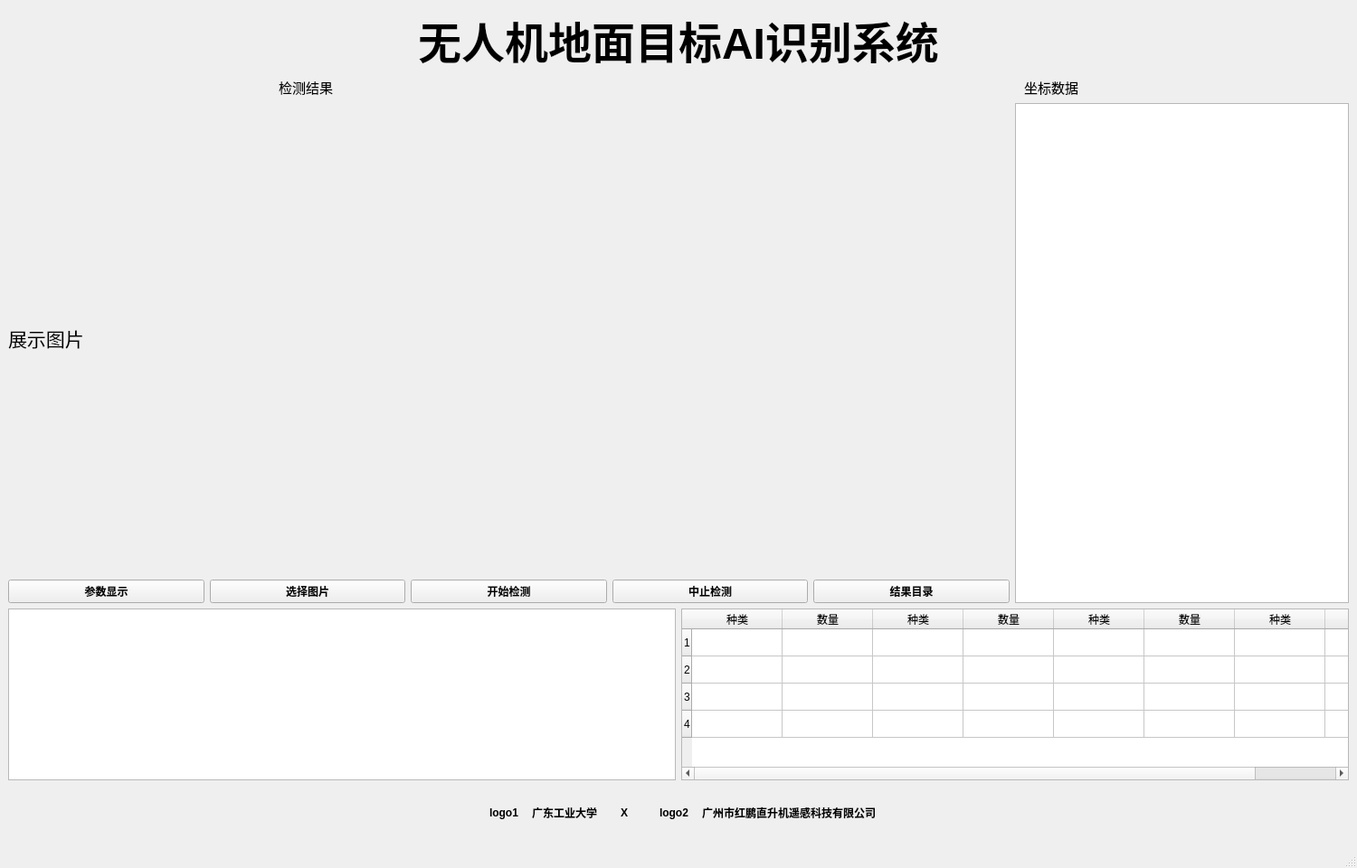
<?xml version="1.0" encoding="UTF-8"?>
<ui version="4.0">
 <class>MainWindow</class>
 <widget class="QMainWindow" name="MainWindow">
  <property name="geometry">
   <rect>
    <x>0</x>
    <y>0</y>
    <width>1500</width>
    <height>960</height>
   </rect>
  </property>
  <property name="sizePolicy">
   <sizepolicy hsizetype="Preferred" vsizetype="Preferred">
    <horstretch>0</horstretch>
    <verstretch>0</verstretch>
   </sizepolicy>
  </property>
  <property name="windowTitle">
   <string>MainWindow</string>
  </property>
  <widget class="QWidget" name="centralwidget">
   <layout class="QGridLayout" name="gridLayout_3">
    <item row="0" column="0">
     <layout class="QGridLayout" name="gridLayout_2">
      <item row="2" column="0">
       <layout class="QHBoxLayout" name="horizontalLayout_5" stretch="3,1">
        <item>
         <layout class="QVBoxLayout" name="verticalLayout" stretch="3,1">
          <item>
           <widget class="QLabel" name="show_image">
            <property name="sizePolicy">
             <sizepolicy hsizetype="Expanding" vsizetype="Expanding">
              <horstretch>0</horstretch>
              <verstretch>0</verstretch>
             </sizepolicy>
            </property>
            <property name="text">
             <string>&lt;html&gt;&lt;head/&gt;&lt;body&gt;&lt;p&gt;&lt;span style=&quot; font-size:16pt;&quot;&gt;展示图片&lt;/span&gt;&lt;/p&gt;&lt;/body&gt;&lt;/html&gt;</string>
            </property>
           </widget>
          </item>
          <item>
           <layout class="QHBoxLayout" name="horizontalLayout" stretch="0,0,0,0,0">
            <item>
             <widget class="QPushButton" name="setting">
              <property name="font">
               <font>
                <weight>75</weight>
                <bold>true</bold>
               </font>
              </property>
              <property name="text">
               <string>参数显示</string>
              </property>
             </widget>
            </item>
            <item>
             <widget class="QPushButton" name="select_image">
              <property name="font">
               <font>
                <weight>75</weight>
                <bold>true</bold>
               </font>
              </property>
              <property name="text">
               <string>选择图片</string>
              </property>
             </widget>
            </item>
            <item>
             <widget class="QPushButton" name="start">
              <property name="font">
               <font>
                <weight>75</weight>
                <bold>true</bold>
               </font>
              </property>
              <property name="text">
               <string>开始检测</string>
              </property>
             </widget>
            </item>
            <item>
             <widget class="QPushButton" name="stop">
              <property name="font">
               <font>
                <weight>75</weight>
                <bold>true</bold>
               </font>
              </property>
              <property name="text">
               <string>中止检测</string>
              </property>
             </widget>
            </item>
            <item>
             <widget class="QPushButton" name="result_dir">
              <property name="font">
               <font>
                <weight>75</weight>
                <bold>true</bold>
               </font>
              </property>
              <property name="text">
               <string>结果目录</string>
              </property>
             </widget>
            </item>
           </layout>
          </item>
         </layout>
        </item>
        <item>
         <widget class="QTextBrowser" name="textBrowser"/>
        </item>
       </layout>
      </item>
      <item row="1" column="0">
       <layout class="QHBoxLayout" name="horizontalLayout_2">
        <item>
         <spacer name="horizontalSpacer_5">
          <property name="orientation">
           <enum>Qt::Horizontal</enum>
          </property>
          <property name="sizeType">
           <enum>QSizePolicy::Fixed</enum>
          </property>
          <property name="sizeHint" stdset="0">
           <size>
            <width>40</width>
            <height>20</height>
           </size>
          </property>
         </spacer>
        </item>
        <item>
         <widget class="QLabel" name="coordinate_data_2">
          <property name="sizePolicy">
           <sizepolicy hsizetype="Preferred" vsizetype="Preferred">
            <horstretch>0</horstretch>
            <verstretch>0</verstretch>
           </sizepolicy>
          </property>
          <property name="font">
           <font>
            <pointsize>11</pointsize>
            <weight>75</weight>
            <bold>true</bold>
           </font>
          </property>
          <property name="text">
           <string>&lt;html&gt;&lt;head/&gt;&lt;body&gt;&lt;p&gt;&lt;span style=&quot; font-weight:400;&quot;&gt;检测结果&lt;/span&gt;&lt;/p&gt;&lt;/body&gt;&lt;/html&gt;</string>
          </property>
          <property name="alignment">
           <set>Qt::AlignCenter</set>
          </property>
         </widget>
        </item>
        <item>
         <spacer name="horizontalSpacer_3">
          <property name="orientation">
           <enum>Qt::Horizontal</enum>
          </property>
          <property name="sizeType">
           <enum>QSizePolicy::Fixed</enum>
          </property>
          <property name="sizeHint" stdset="0">
           <size>
            <width>240</width>
            <height>20</height>
           </size>
          </property>
         </spacer>
        </item>
        <item>
         <widget class="QLabel" name="coordinate_data">
          <property name="sizePolicy">
           <sizepolicy hsizetype="Preferred" vsizetype="Preferred">
            <horstretch>0</horstretch>
            <verstretch>0</verstretch>
           </sizepolicy>
          </property>
          <property name="font">
           <font>
            <pointsize>11</pointsize>
            <weight>75</weight>
            <bold>true</bold>
           </font>
          </property>
          <property name="text">
           <string>&lt;html&gt;&lt;head/&gt;&lt;body&gt;&lt;p&gt;&lt;span style=&quot; font-weight:400;&quot;&gt;坐标数据&lt;/span&gt;&lt;/p&gt;&lt;/body&gt;&lt;/html&gt;</string>
          </property>
          <property name="alignment">
           <set>Qt::AlignCenter</set>
          </property>
         </widget>
        </item>
        <item>
         <spacer name="horizontalSpacer_4">
          <property name="orientation">
           <enum>Qt::Horizontal</enum>
          </property>
          <property name="sizeType">
           <enum>QSizePolicy::Fixed</enum>
          </property>
          <property name="sizeHint" stdset="0">
           <size>
            <width>40</width>
            <height>20</height>
           </size>
          </property>
         </spacer>
        </item>
       </layout>
      </item>
      <item row="5" column="0">
       <layout class="QGridLayout" name="gridLayout">
        <item row="0" column="0">
         <spacer name="horizontalSpacer">
          <property name="orientation">
           <enum>Qt::Horizontal</enum>
          </property>
          <property name="sizeHint" stdset="0">
           <size>
            <width>40</width>
            <height>15</height>
           </size>
          </property>
         </spacer>
        </item>
        <item row="0" column="1">
         <widget class="QLabel" name="logo_1">
          <property name="sizePolicy">
           <sizepolicy hsizetype="Fixed" vsizetype="Fixed">
            <horstretch>0</horstretch>
            <verstretch>0</verstretch>
           </sizepolicy>
          </property>
          <property name="minimumSize">
           <size>
            <width>50</width>
            <height>25</height>
           </size>
          </property>
          <property name="maximumSize">
           <size>
            <width>50</width>
            <height>25</height>
           </size>
          </property>
          <property name="font">
           <font>
            <weight>75</weight>
            <bold>true</bold>
           </font>
          </property>
          <property name="text">
           <string>logo1</string>
          </property>
          <property name="scaledContents">
           <bool>true</bool>
          </property>
          <property name="alignment">
           <set>Qt::AlignCenter</set>
          </property>
         </widget>
        </item>
        <item row="0" column="2">
         <widget class="QLabel" name="label_2">
          <property name="sizePolicy">
           <sizepolicy hsizetype="Maximum" vsizetype="Fixed">
            <horstretch>0</horstretch>
            <verstretch>0</verstretch>
           </sizepolicy>
          </property>
          <property name="minimumSize">
           <size>
            <width>0</width>
            <height>60</height>
           </size>
          </property>
          <property name="font">
           <font>
            <weight>75</weight>
            <bold>true</bold>
           </font>
          </property>
          <property name="text">
           <string>广东工业大学</string>
          </property>
          <property name="alignment">
           <set>Qt::AlignCenter</set>
          </property>
         </widget>
        </item>
        <item row="0" column="3">
         <widget class="QLabel" name="label_4">
          <property name="sizePolicy">
           <sizepolicy hsizetype="Maximum" vsizetype="Fixed">
            <horstretch>0</horstretch>
            <verstretch>0</verstretch>
           </sizepolicy>
          </property>
          <property name="minimumSize">
           <size>
            <width>0</width>
            <height>60</height>
           </size>
          </property>
          <property name="font">
           <font>
            <weight>75</weight>
            <bold>true</bold>
           </font>
          </property>
          <property name="text">
           <string>      X      </string>
          </property>
          <property name="alignment">
           <set>Qt::AlignCenter</set>
          </property>
         </widget>
        </item>
        <item row="0" column="4">
         <widget class="QLabel" name="logo_2">
          <property name="sizePolicy">
           <sizepolicy hsizetype="Fixed" vsizetype="Fixed">
            <horstretch>0</horstretch>
            <verstretch>0</verstretch>
           </sizepolicy>
          </property>
          <property name="minimumSize">
           <size>
            <width>50</width>
            <height>25</height>
           </size>
          </property>
          <property name="maximumSize">
           <size>
            <width>50</width>
            <height>25</height>
           </size>
          </property>
          <property name="font">
           <font>
            <weight>75</weight>
            <bold>true</bold>
           </font>
          </property>
          <property name="text">
           <string>logo2</string>
          </property>
          <property name="scaledContents">
           <bool>true</bool>
          </property>
          <property name="alignment">
           <set>Qt::AlignCenter</set>
          </property>
         </widget>
        </item>
        <item row="0" column="5">
         <widget class="QLabel" name="label_3">
          <property name="sizePolicy">
           <sizepolicy hsizetype="Maximum" vsizetype="Fixed">
            <horstretch>0</horstretch>
            <verstretch>0</verstretch>
           </sizepolicy>
          </property>
          <property name="minimumSize">
           <size>
            <width>0</width>
            <height>60</height>
           </size>
          </property>
          <property name="font">
           <font>
            <weight>75</weight>
            <bold>true</bold>
           </font>
          </property>
          <property name="text">
           <string>广州市红鹏直升机遥感科技有限公司</string>
          </property>
          <property name="alignment">
           <set>Qt::AlignCenter</set>
          </property>
         </widget>
        </item>
        <item row="0" column="6">
         <spacer name="horizontalSpacer_2">
          <property name="orientation">
           <enum>Qt::Horizontal</enum>
          </property>
          <property name="sizeType">
           <enum>QSizePolicy::Expanding</enum>
          </property>
          <property name="sizeHint" stdset="0">
           <size>
            <width>40</width>
            <height>15</height>
           </size>
          </property>
         </spacer>
        </item>
       </layout>
      </item>
      <item row="4" column="0">
       <layout class="QHBoxLayout" name="horizontalLayout_3" stretch="5,5">
        <item>
         <widget class="QTextBrowser" name="setting_show">
          <property name="enabled">
           <bool>true</bool>
          </property>
          <property name="sizePolicy">
           <sizepolicy hsizetype="Minimum" vsizetype="Minimum">
            <horstretch>0</horstretch>
            <verstretch>0</verstretch>
           </sizepolicy>
          </property>
          <property name="minimumSize">
           <size>
            <width>500</width>
            <height>100</height>
           </size>
          </property>
         </widget>
        </item>
        <item>
         <widget class="QTableWidget" name="tableWidget">
          <property name="sizePolicy">
           <sizepolicy hsizetype="Expanding" vsizetype="Minimum">
            <horstretch>0</horstretch>
            <verstretch>0</verstretch>
           </sizepolicy>
          </property>
          <property name="minimumSize">
           <size>
            <width>0</width>
            <height>0</height>
           </size>
          </property>
          <property name="maximumSize">
           <size>
            <width>16777215</width>
            <height>190</height>
           </size>
          </property>
          <row>
           <property name="text">
            <string>1</string>
           </property>
          </row>
          <row>
           <property name="text">
            <string>2</string>
           </property>
          </row>
          <row>
           <property name="text">
            <string>3</string>
           </property>
          </row>
          <row>
           <property name="text">
            <string>4</string>
           </property>
          </row>
          <column>
           <property name="text">
            <string>种类</string>
           </property>
          </column>
          <column>
           <property name="text">
            <string>数量</string>
           </property>
          </column>
          <column>
           <property name="text">
            <string>种类</string>
           </property>
          </column>
          <column>
           <property name="text">
            <string>数量</string>
           </property>
          </column>
          <column>
           <property name="text">
            <string>种类</string>
           </property>
          </column>
          <column>
           <property name="text">
            <string>数量</string>
           </property>
          </column>
          <column>
           <property name="text">
            <string>种类</string>
           </property>
          </column>
          <column>
           <property name="text">
            <string>数量</string>
           </property>
          </column>
         </widget>
        </item>
       </layout>
      </item>
      <item row="0" column="0">
       <widget class="QLabel" name="label">
        <property name="text">
         <string>&lt;html&gt;&lt;head/&gt;&lt;body&gt;&lt;p align=&quot;center&quot;&gt;&lt;span style=&quot; font-size:36pt; font-weight:600;&quot;&gt;无人机地面目标AI识别系统&lt;/span&gt;&lt;/p&gt;&lt;/body&gt;&lt;/html&gt;</string>
        </property>
       </widget>
      </item>
     </layout>
    </item>
   </layout>
  </widget>
  <widget class="QMenuBar" name="menubar">
   <property name="geometry">
    <rect>
     <x>0</x>
     <y>0</y>
     <width>1500</width>
     <height>26</height>
    </rect>
   </property>
  </widget>
  <widget class="QStatusBar" name="statusbar"/>
 </widget>
 <resources/>
 <connections/>
</ui>
